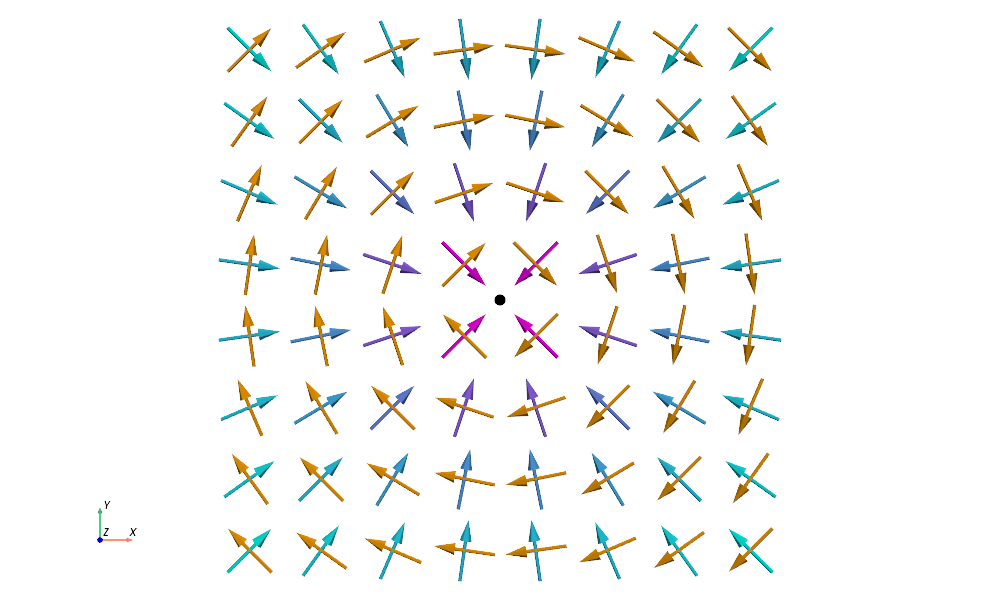

This chart was generated by the following Python code:
import numpy as np
import pyvista as pv

from matplotlib import cm
from matplotlib.colors import ListedColormap

# --- Konstanten ---
I = 1
mu_0 = 4 * np.pi * 1e-7

# --- Gitter in z=0-Ebene ---
x = np.linspace(-1, 1, 8)
y = np.linspace(-1, 1, 8)
X, Y = np.meshgrid(x, y)
Z = np.zeros_like(X)

# --- Abstand vom Draht ---
R = np.sqrt(X**2 + Y**2)
R[R == 0] = 1e-10  # log(0) vermeiden

# --- Gradient von A_z (radial) ---
grad_A_mag = -mu_0 * I / (2 * np.pi * R)
grad_Ax = grad_A_mag * X / R
grad_Ay = grad_A_mag * Y / R
grad_Az = np.zeros_like(grad_Ax)

# --- Punkte & Vektoren für grad A_z ---
points = np.vstack((X.ravel(), Y.ravel(), Z.ravel())).T
vectors = np.vstack((grad_Ax.ravel(), grad_Ay.ravel(), grad_Az.ravel())).T
magnitudes = np.linalg.norm(vectors, axis=1)
directions = vectors / magnitudes[:, np.newaxis]

pdata = pv.PolyData(points)
pdata["gradA"] = directions
pdata["magnitude"] = np.log10(magnitudes)

factor = 0.25
pdata.points -= 0.5 * directions * factor
glyphs = pdata.glyph(orient="gradA", scale=False, factor=factor)

# --- Orthogonales Magnetfeld B (azimutal) ---
Bx = -grad_Ay
By = grad_Ax
Bz = np.zeros_like(Bx)

B_vectors = np.vstack((Bx.ravel(), By.ravel(), Bz.ravel())).T
B_directions = B_vectors / np.linalg.norm(B_vectors, axis=1)[:, np.newaxis]

B_pdata = pv.PolyData(points.copy())
B_pdata["B"] = B_directions
B_pdata.points -= 0.5 * B_directions * factor
B_glyphs = B_pdata.glyph(orient="B", scale=False, factor=factor)

# --- Draht als Zylinder ---
cylinder = pv.Cylinder(center=(0, 0, 0), direction=(0, 0, 1), radius=0.02, height=2.0)

# --- Plot ---
plotter = pv.Plotter(window_size=(1000, 600))
plotter.set_background("white")
plotter.renderer.SetBackgroundAlpha(0)

plotter.add_mesh(glyphs, scalars="magnitude", cmap="cool", show_scalar_bar=False)
plotter.add_mesh(B_glyphs, color="orange")
plotter.add_mesh(cylinder, color="black")

plotter.view_vector([0, 0, 1], viewup=[0, 1, 0])
plotter.camera.zoom(1.6)

plotter.show_axes()

plotter.show(auto_close=False, interactive=False)
plotter.screenshot("B_orth_to_grad_A_z_vec_top.png", transparent_background=True)
plotter.close()
